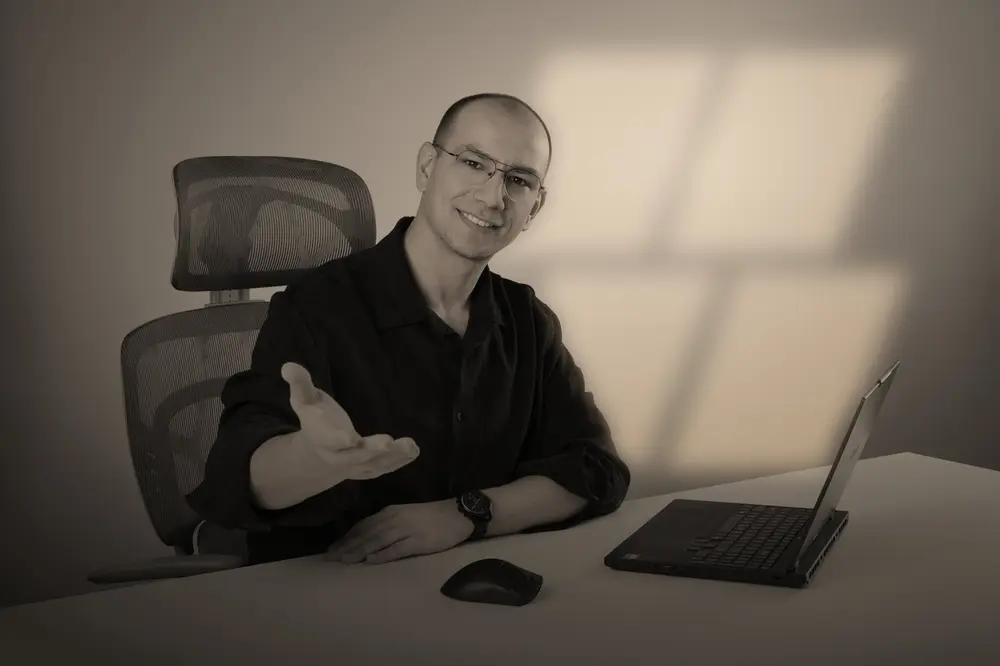
#> input picture img/cta-popoludnie-1000.webp, 1000 x 666 px, given in place of 07cb9af5-image.jpg, which was not available
$ python rebg.py ../img/cta-popoludnie-1000.webp
#> lines starting #> are read from the running program, lines starting #| are printed output that depends on the picture
import numpy as np,cv2,sys
from PIL import Image
U='/mnt/user-data/uploads/'
def run(f,win):  # win=(cx,cy,w,h) frac of image for window light
#> called with f = '07cb9af5', win = (0.7, 0.24, 0.24, 0.38)
    a=np.asarray(Image.open(U+f+'-image.jpg').convert('RGB')).astype(np.float32)
    H,W,_=a.shape
#> H = 666; W = 1000
    fg=np.asarray(Image.open(f'/tmp/bg/{f}-mask.png').convert('L')).astype(np.float32)/255
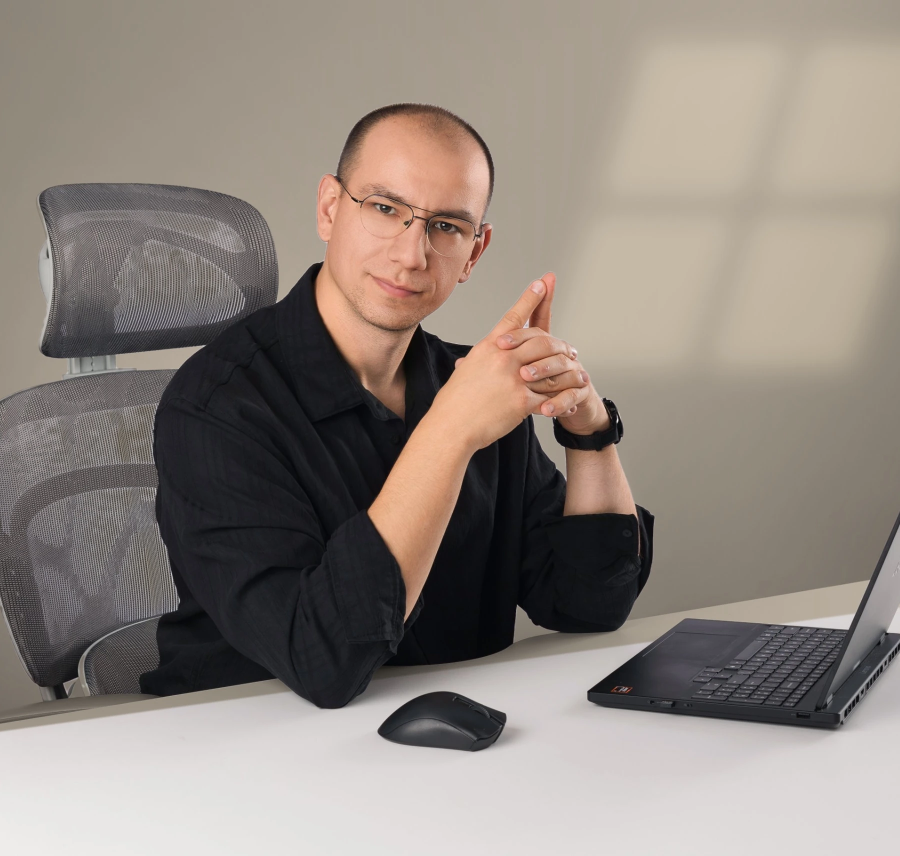
#> input picture img/hero-1800.webp, 1800 x 1712 px, given in place of 07cb9af5-mask.png, which was not available (shown at 1/2 size)
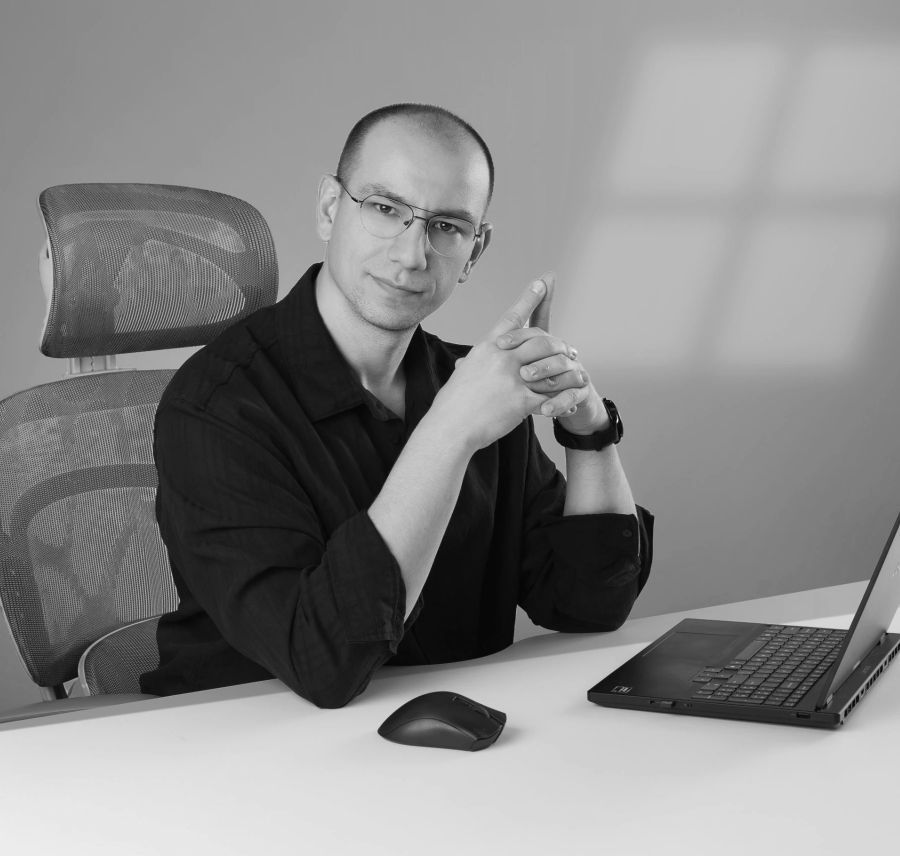
#> fg: shape (1712, 1800) float32 (shown at 1/2 size); min 0.00392, max 0.976, mean 0.533
    r,g,b=a[...,0],a[...,1],a[...,2]
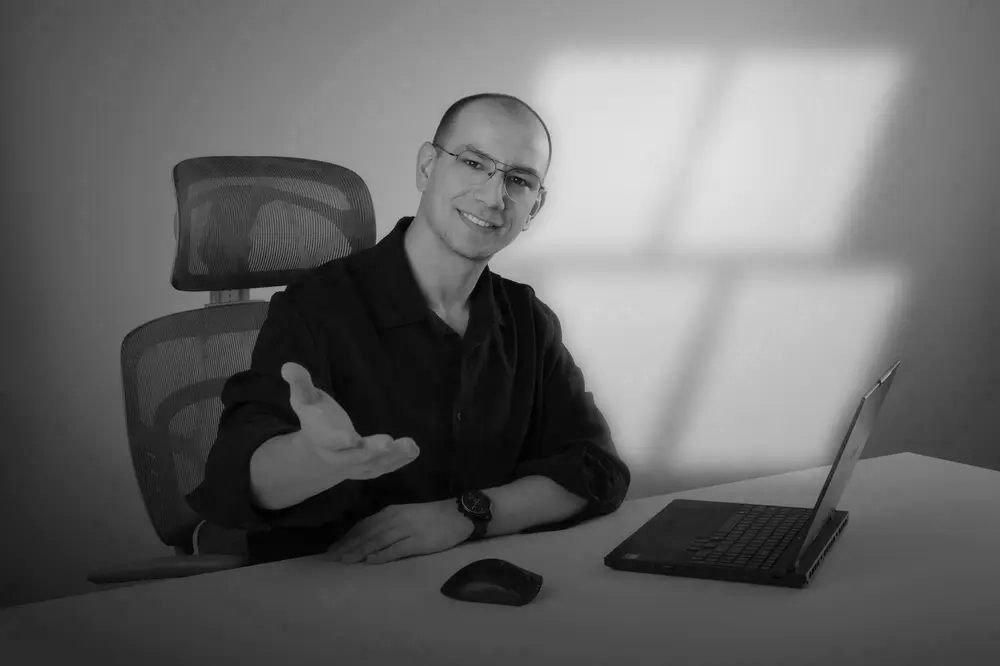
#> r: shape (666, 1000) float32; min 0, max 226, mean 102.6
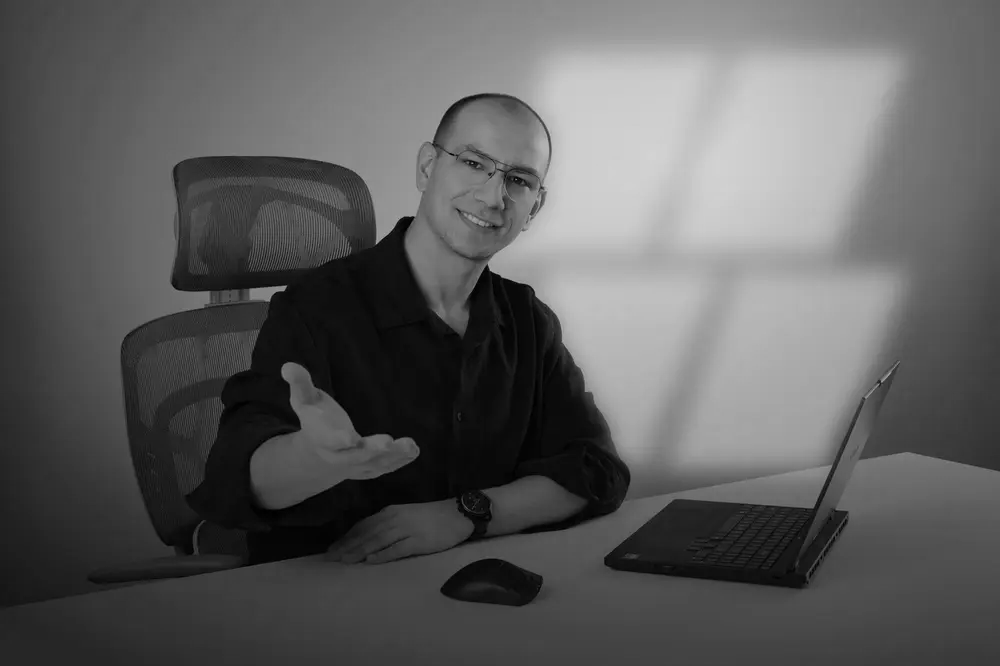
#> g: shape (666, 1000) float32; min 0, max 212, mean 93.5
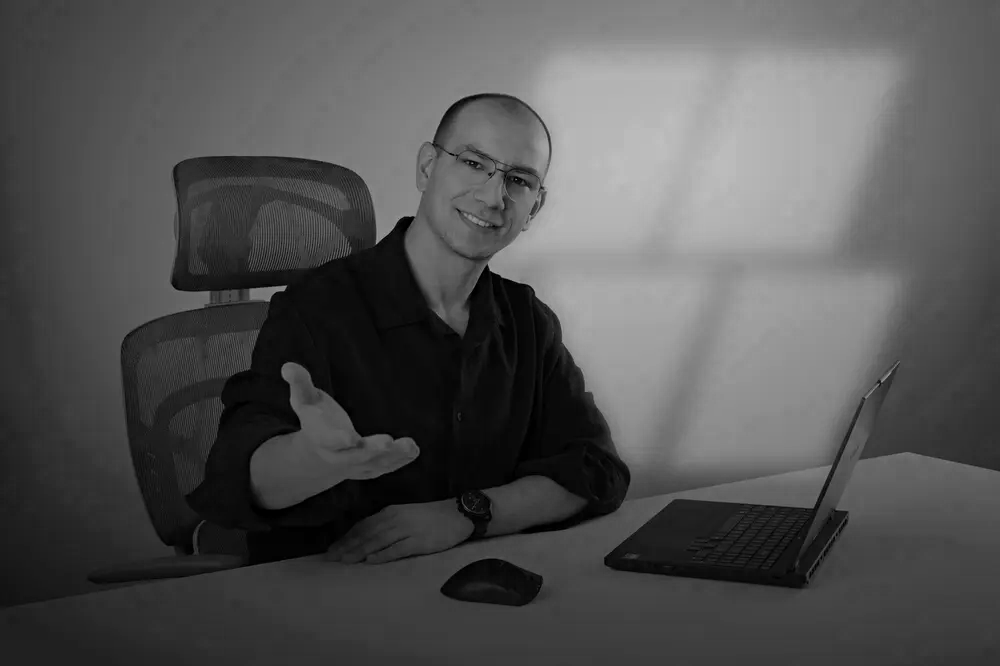
#> b: shape (666, 1000) float32; min 0, max 191, mean 82.9
    Y=.299*r+.587*g+.114*b
    tint=cv2.GaussianBlur(b-g,(0,0),3)
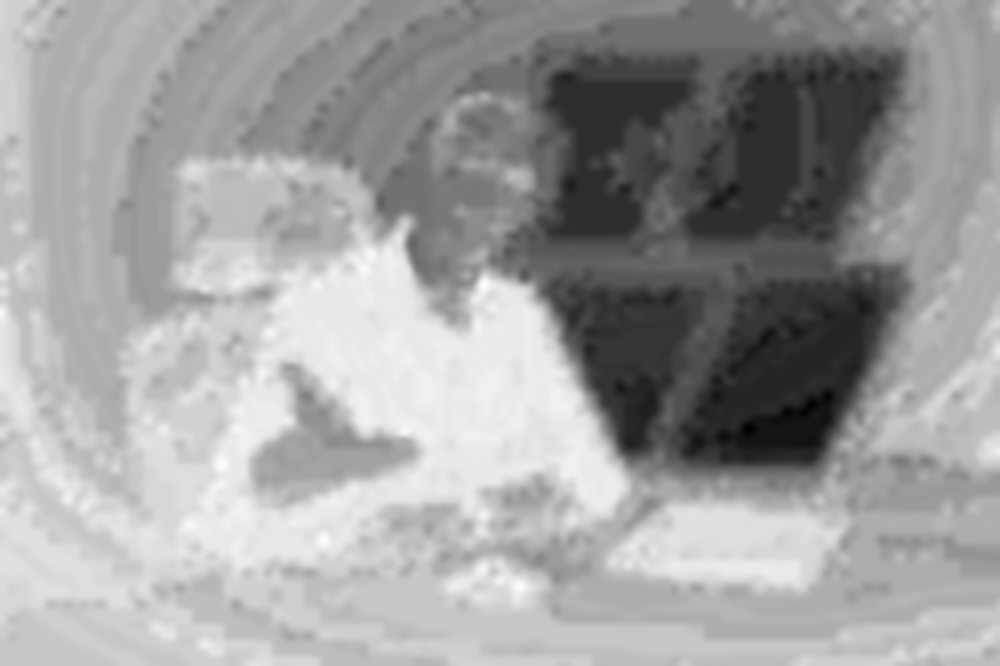
#> tint: shape (666, 1000) float32; min -29.42, max 0.693, mean -10.66; drawn with min black and max white
    lum=cv2.GaussianBlur(Y,(0,0),3)
    # desk: neutral/warm bright pixels in lower 55% → fit straight top edge
#> (the run stopped early here; a loop or call above may not have finished)
